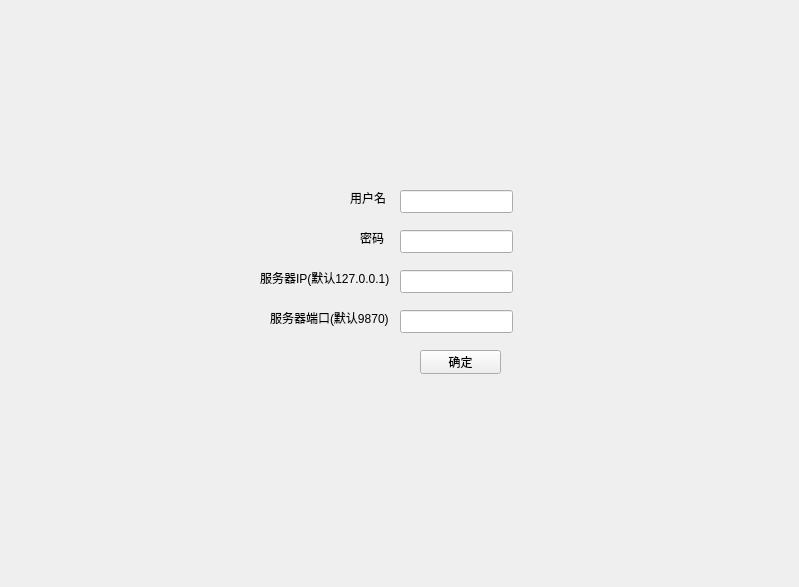
<?xml version="1.0" encoding="UTF-8"?>
<ui version="4.0">
 <class>WeQQClientClass</class>
 <widget class="QWidget" name="WeQQClientClass">
  <property name="geometry">
   <rect>
    <x>0</x>
    <y>0</y>
    <width>799</width>
    <height>587</height>
   </rect>
  </property>
  <property name="windowTitle">
   <string>WeQQClient</string>
  </property>
  <widget class="QStackedWidget" name="stackedWidget">
   <property name="geometry">
    <rect>
     <x>50</x>
     <y>10</y>
     <width>711</width>
     <height>531</height>
    </rect>
   </property>
   <property name="currentIndex">
    <number>0</number>
   </property>
   <widget class="QWidget" name="page">
    <widget class="QLineEdit" name="leName">
     <property name="geometry">
      <rect>
       <x>350</x>
       <y>180</y>
       <width>113</width>
       <height>23</height>
      </rect>
     </property>
    </widget>
    <widget class="QLineEdit" name="leServerPort">
     <property name="geometry">
      <rect>
       <x>350</x>
       <y>300</y>
       <width>113</width>
       <height>23</height>
      </rect>
     </property>
    </widget>
    <widget class="QLineEdit" name="leServerIp">
     <property name="geometry">
      <rect>
       <x>350</x>
       <y>260</y>
       <width>113</width>
       <height>23</height>
      </rect>
     </property>
    </widget>
    <widget class="QLabel" name="label">
     <property name="geometry">
      <rect>
       <x>300</x>
       <y>180</y>
       <width>54</width>
       <height>16</height>
      </rect>
     </property>
     <property name="text">
      <string>用户名</string>
     </property>
    </widget>
    <widget class="QLabel" name="label_2">
     <property name="geometry">
      <rect>
       <x>210</x>
       <y>260</y>
       <width>151</width>
       <height>16</height>
      </rect>
     </property>
     <property name="text">
      <string>服务器IP(默认127.0.0.1)</string>
     </property>
    </widget>
    <widget class="QLabel" name="label_3">
     <property name="geometry">
      <rect>
       <x>220</x>
       <y>300</y>
       <width>161</width>
       <height>16</height>
      </rect>
     </property>
     <property name="text">
      <string>服务器端口(默认9870)</string>
     </property>
    </widget>
    <widget class="QPushButton" name="btnConnect">
     <property name="geometry">
      <rect>
       <x>370</x>
       <y>340</y>
       <width>81</width>
       <height>24</height>
      </rect>
     </property>
     <property name="text">
      <string>确定</string>
     </property>
    </widget>
    <widget class="QLineEdit" name="lePassword">
     <property name="geometry">
      <rect>
       <x>350</x>
       <y>220</y>
       <width>113</width>
       <height>23</height>
      </rect>
     </property>
    </widget>
    <widget class="QLabel" name="label_4">
     <property name="geometry">
      <rect>
       <x>310</x>
       <y>220</y>
       <width>54</width>
       <height>16</height>
      </rect>
     </property>
     <property name="text">
      <string>密码</string>
     </property>
    </widget>
   </widget>
   <widget class="QWidget" name="page_2">
    <widget class="QWidget" name="widget" native="true">
     <property name="geometry">
      <rect>
       <x>10</x>
       <y>20</y>
       <width>201</width>
       <height>501</height>
      </rect>
     </property>
     <widget class="QWidget" name="widget_3" native="true">
      <property name="geometry">
       <rect>
        <x>20</x>
        <y>10</y>
        <width>161</width>
        <height>101</height>
       </rect>
      </property>
      <widget class="QPushButton" name="btnAddFriend">
       <property name="geometry">
        <rect>
         <x>10</x>
         <y>40</y>
         <width>61</width>
         <height>24</height>
        </rect>
       </property>
       <property name="maximumSize">
        <size>
         <width>16777215</width>
         <height>24</height>
        </size>
       </property>
       <property name="text">
        <string>添加好友</string>
       </property>
      </widget>
      <widget class="QPushButton" name="btnJoinGroup">
       <property name="geometry">
        <rect>
         <x>80</x>
         <y>40</y>
         <width>61</width>
         <height>24</height>
        </rect>
       </property>
       <property name="text">
        <string>加入群组</string>
       </property>
      </widget>
      <widget class="QPushButton" name="btnCreateGroup">
       <property name="geometry">
        <rect>
         <x>80</x>
         <y>10</y>
         <width>61</width>
         <height>24</height>
        </rect>
       </property>
       <property name="text">
        <string>创建群组</string>
       </property>
      </widget>
      <widget class="QLineEdit" name="leSearch">
       <property name="geometry">
        <rect>
         <x>20</x>
         <y>70</y>
         <width>113</width>
         <height>23</height>
        </rect>
       </property>
       <property name="placeholderText">
        <string>输入ID/名</string>
       </property>
      </widget>
     </widget>
     <widget class="QTabWidget" name="tabWidget">
      <property name="geometry">
       <rect>
        <x>20</x>
        <y>110</y>
        <width>161</width>
        <height>381</height>
       </rect>
      </property>
      <property name="currentIndex">
       <number>0</number>
      </property>
      <widget class="QWidget" name="tab">
       <attribute name="title">
        <string>好友</string>
       </attribute>
       <widget class="QListWidget" name="listFriends">
        <property name="geometry">
         <rect>
          <x>10</x>
          <y>11</y>
          <width>141</width>
          <height>331</height>
         </rect>
        </property>
       </widget>
      </widget>
      <widget class="QWidget" name="tab_2">
       <attribute name="title">
        <string>群组</string>
       </attribute>
       <widget class="QListWidget" name="listGroups">
        <property name="geometry">
         <rect>
          <x>10</x>
          <y>10</y>
          <width>141</width>
          <height>331</height>
         </rect>
        </property>
       </widget>
      </widget>
     </widget>
    </widget>
    <widget class="QWidget" name="widget_2" native="true">
     <property name="geometry">
      <rect>
       <x>210</x>
       <y>20</y>
       <width>481</width>
       <height>501</height>
      </rect>
     </property>
     <widget class="QLabel" name="labelChatTitle">
      <property name="geometry">
       <rect>
        <x>200</x>
        <y>10</y>
        <width>101</width>
        <height>31</height>
       </rect>
      </property>
      <property name="text">
       <string>&lt;html&gt;&lt;head/&gt;&lt;body&gt;&lt;p&gt;&lt;span style=&quot; font-size:14pt; font-weight:700;&quot;&gt;未选择会话&lt;/span&gt;&lt;/p&gt;&lt;/body&gt;&lt;/html&gt;</string>
      </property>
     </widget>
     <widget class="QTextBrowser" name="browserChat">
      <property name="geometry">
       <rect>
        <x>20</x>
        <y>40</y>
        <width>431</width>
        <height>291</height>
       </rect>
      </property>
     </widget>
     <widget class="QTextEdit" name="editMsg">
      <property name="geometry">
       <rect>
        <x>20</x>
        <y>340</y>
        <width>431</width>
        <height>131</height>
       </rect>
      </property>
     </widget>
     <widget class="QPushButton" name="btnSend">
      <property name="geometry">
       <rect>
        <x>370</x>
        <y>470</y>
        <width>81</width>
        <height>24</height>
       </rect>
      </property>
      <property name="text">
       <string>发送</string>
      </property>
     </widget>
    </widget>
    <zorder>widget_2</zorder>
    <zorder>widget</zorder>
   </widget>
   <widget class="QWidget" name="page_3"/>
  </widget>
 </widget>
 <layoutdefault spacing="6" margin="11"/>
 <resources>
  <include location="WeQQClient.qrc"/>
 </resources>
 <connections/>
</ui>
